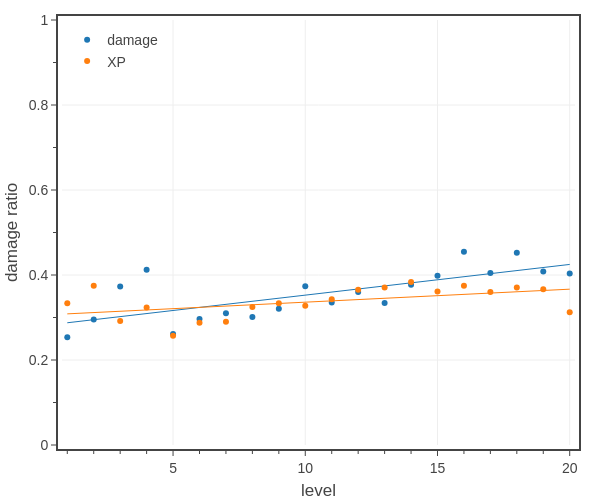

Here is the notebook cell this chart was saved with:
### Code cell
# plots the damage ratio for a party of four PCs against a single monster
import pandas as pd

# pc stats
classes = list(PC_CLASSES.keys())
pc_data_file = f'../../_classes/xp-and-player-characters/pc data - Medium 2 short rests.json'
dfP = load_pc_data(pc_data_file, ['class','level','hit points mean','hit points multiplier','damage per round mean','attack bonus','armor class'])
dfP['adj hit points mean'] = dfP['hit points mean']*dfP['hit points multiplier']
dfP = dfP.rename({'adj hit points mean': 'adj HP', 'damage per round mean': 'adj DPR', 'attack bonus': 'adj AB', 'armor class': 'adj AC'}, axis=1)
xp_values = 0.5*np.array(ENCOUNTER_DIFFICULTIES['Daily']['XP'])
dfP['Encounter XP'] = dfP.apply(lambda row: xp_values[row['level']-1], axis=1)
dfP = dfP[dfP['class'].isin(classes)]
dfP = dfP[['level','adj HP','adj DPR','adj AC','adj AB','Encounter XP']].groupby(['level']).mean()

# monster stats
dfM = pd.read_csv('../../assets/data/monsters-2014.csv')
dfM = dfM[dfM['CR'].between(1, 30)]
dfM['adj AC']  = 0.5*(dfM['adj AC'] + dfM['adj SB'] + 14)
dfM = dfM[['CR','HP','adj HP','AC','adj AC','adj DPR','adj AB','XP']].groupby(['CR']).mean()
dfM.sort_values(by='CR', inplace=True)


# create figure
fig = go.Figure()

levels = list(range(1,21))
dmg_ratio = [calc_damage_ratio(dfP, dfM, 4*[i], i) for i in levels]
xp_ratio = [calc_xp_ratio(dfP, dfM, 4*[i], i) for i in levels]

tfb.plot_data_and_fit(
    fig, 
    levels, dmg_ratio,
    name='damage',
    legendgroup='damage',
    line=dict(color=COLORS[0], dash='solid', width=1),
    hovertemplate=
            '<b>Monsters</b><br>'+
            'level %{x}<br>'+
            'rounds %{y:.2f}'+
            '<extra></extra>',
    print_coefficients=True,
)

tfb.plot_data_and_fit(
    fig, 
    levels, xp_ratio,
    name='XP',
    legendgroup='XP',
    line=dict(color=COLORS[1], dash='solid', width=1),
    hovertemplate=
            '<b>Monsters</b><br>'+
            'level %{x}<br>'+
            'rounds %{y:.2f}'+
            '<extra></extra>',
    print_coefficients=True,
)

# show figure
fig.update_layout(
    template=tfb.FIG_TEMPLATE,
    xaxis=dict(
        title_text='level',
        range=[0.8, 20.2],
        tick0=0, dtick=5,
        minor=dict(tick0=0, dtick=1),
    ),
    yaxis=dict(
        title_text='damage ratio',
        range=[0, 1],
        tick0=0, dtick=0.2,
        minor=dict(tick0=0, dtick=0.1),
    ),
    legend=dict(
        yanchor='top',  y=0.99,
        xanchor='left', x=0.01,
    ),
    width=600, 
    height=500,
)
fig.show(config=tfb.FIG_CONFIG)

### Figure 1 — Plotly figure (JSON) as saved in the notebook; plotly's stock layout.template omitted (floating-point values rounded to 4 significant figures)
{"data": [{"hovertemplate": "<b>Monsters</b><br>level %{x}<br>rounds %{y:.2f}<extra></extra>", "legendgroup": "damage", "line": {"color": "#1f77b4", "dash": "solid", "width": 1}, "mode": "markers", "name": "damage", "type": "scatter", "x": [1, 2, 3, 4, 5, 6, 7, 8, 9, 10, 11, 12, 13, 14, 15, 16, 17, 18, 19, 20], "y": [0.2534, 0.2955, 0.3729, 0.4123, 0.2613, 0.2965, 0.3098, 0.3012, 0.3206, 0.3734, 0.3355, 0.36, 0.334, 0.3768, 0.398, 0.4547, 0.4045, 0.4521, 0.408, 0.4038]}, {"hoverinfo": "skip", "hovertemplate": "<b>Monsters</b><br>level %{x}<br>rounds %{y:.2f}<extra></extra>", "legendgroup": "damage", "line": {"color": "#1f77b4", "dash": "solid", "width": 1}, "mode": "lines", "name": "damage", "showlegend": false, "type": "scatter", "x": [1, 2, 3, 4, 5, 6, 7, 8, 9, 10, 11, 12, 13, 14, 15, 16, 17, 18, 19, 20], "y": [0.2876, 0.2948, 0.302, 0.3092, 0.3165, 0.3237, 0.3309, 0.3382, 0.3454, 0.3526, 0.3598, 0.3671, 0.3743, 0.3815, 0.3887, 0.396, 0.4032, 0.4104, 0.4176, 0.4249]}, {"hovertemplate": "<b>Monsters</b><br>level %{x}<br>rounds %{y:.2f}<extra></extra>", "legendgroup": "XP", "line": {"color": "#ff7f0e", "dash": "solid", "width": 1}, "mode": "markers", "name": "XP", "type": "scatter", "x": [1, 2, 3, 4, 5, 6, 7, 8, 9, 10, 11, 12, 13, 14, 15, 16, 17, 18, 19, 20], "y": [0.3333, 0.375, 0.2917, 0.3235, 0.2571, 0.2875, 0.29, 0.325, 0.3333, 0.3278, 0.3429, 0.3652, 0.3704, 0.3833, 0.3611, 0.375, 0.36, 0.3704, 0.3667, 0.3125]}, {"hoverinfo": "skip", "hovertemplate": "<b>Monsters</b><br>level %{x}<br>rounds %{y:.2f}<extra></extra>", "legendgroup": "XP", "line": {"color": "#ff7f0e", "dash": "solid", "width": 1}, "mode": "lines", "name": "XP", "showlegend": false, "type": "scatter", "x": [1, 2, 3, 4, 5, 6, 7, 8, 9, 10, 11, 12, 13, 14, 15, 16, 17, 18, 19, 20], "y": [0.3085, 0.3116, 0.3147, 0.3177, 0.3208, 0.3238, 0.3269, 0.3299, 0.333, 0.3361, 0.3391, 0.3422, 0.3452, 0.3483, 0.3513, 0.3544, 0.3575, 0.3605, 0.3636, 0.3666]}], "layout": {"height": 500, "legend": {"x": 0.01, "xanchor": "left", "y": 0.99, "yanchor": "top"}, "width": 600, "xaxis": {"dtick": 5, "minor": {"dtick": 1, "tick0": 0}, "range": [0.8, 20.2], "tick0": 0, "title": {"text": "level"}}, "yaxis": {"dtick": 0.2, "minor": {"dtick": 0.1, "tick0": 0}, "range": [0, 1], "tick0": 0, "title": {"text": "damage ratio"}}}}
